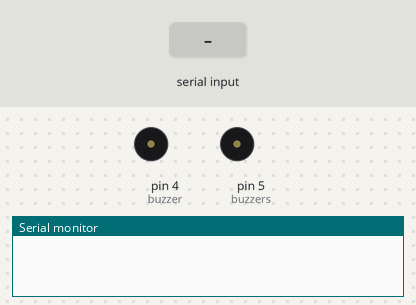
The sketch below on a simulated Arduino Uno, built with avr-gcc and run on an emulated ATmega328P. On the bench: buzzer (waves = sounding, pin HIGH), the last lines printed to the serial monitor. The test bench sets the inputs (shaded band).

Above: at 1.2 s.
1.3 s: "on" received over the second serial link
At 2.5 s:
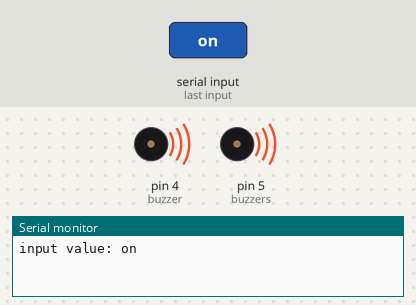
2.8 s: "1" received over the second serial link
At 3.7 s:
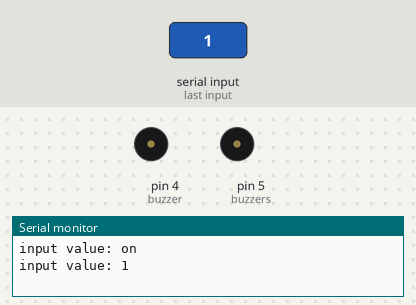
Timing chart, 0 to 5.8 s (numbered marks = the images above; inputs shaded):
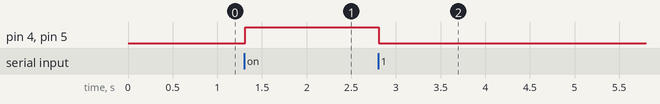

Measured:
- after the input at 1.3 s, pin 4 (buzzer), pin 5 (buzzers): LOW → HIGH at once
- after the input at 2.8 s, pin 4 (buzzer), pin 5 (buzzers): HIGH → LOW at once

The sketch:

fake_buuzer.ino
```cpp
#include <SoftwareSerial.h> //시리얼 통신 라이브러리 호출

int blueTx=2;   //Tx (보내는핀 설정)
int blueRx=3;   //Rx (받는핀 설정)
int buzzer = 4;
  int buzzers = 5;
SoftwareSerial mySerial(blueTx, blueRx);  //시리얼 통신을 위한 객체선언
String myString=""; //받는 문자열

void setup() {
  Serial.begin(9600);   //시리얼모니터
  mySerial.begin(9600); //블루투스 시리얼 개방
  pinMode(buzzer, OUTPUT);
  pinMode(buzzers, OUTPUT);
}

void loop() {
  while(mySerial.available())  //mySerial 값이 있으면
  {
    char myChar = (char)mySerial.read();  //mySerial int형식의 값을 char형식으로 변환
    myString+=myChar;   //수신되는 문자열을 myString에 모두 붙임 (1바이트씩 전송되는 것을 모두 붙임)
    delay(5);           //수신 문자열 끊김 방지
  }

  if(!myString.equals(""))  //myString 값이 있다면
  {
    Serial.println("input value: "+myString); //시리얼모니터에 myString값 출력

      if(myString=="on")  //myString 값이 'on' 이라면
      {
       digitalWrite(buzzer, HIGH);
        digitalWrite(buzzers,HIGH);
      } else {
      digitalWrite(buzzer, LOW);
        digitalWrite(buzzers,LOW);
      }

    myString="";  //myString 변수값 초기화
  }
}
```
